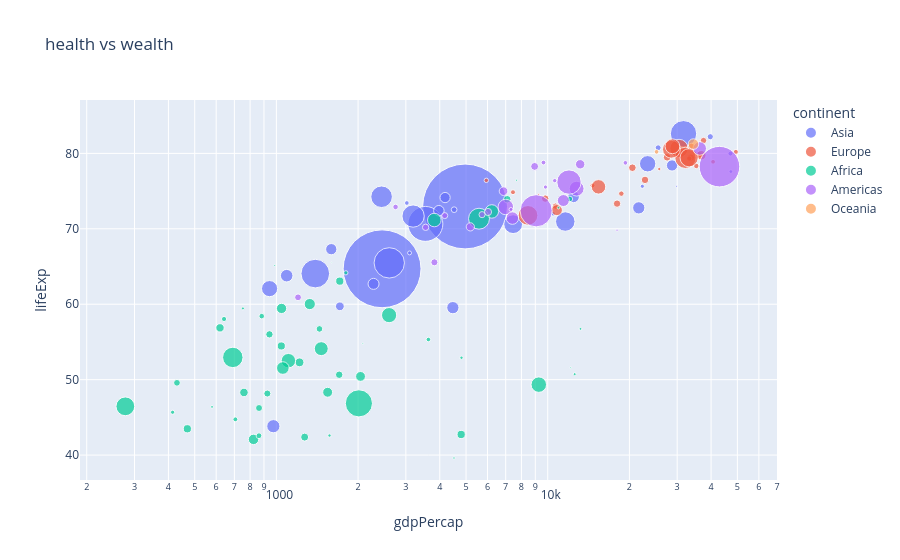

The notebook cell this image was saved under:
### Code cell
px.scatter(df.query("year==2007"), x="gdpPercap", y="lifeExp", size="pop", color='continent', log_x=True, size_max=60, title='health vs wealth').show()
